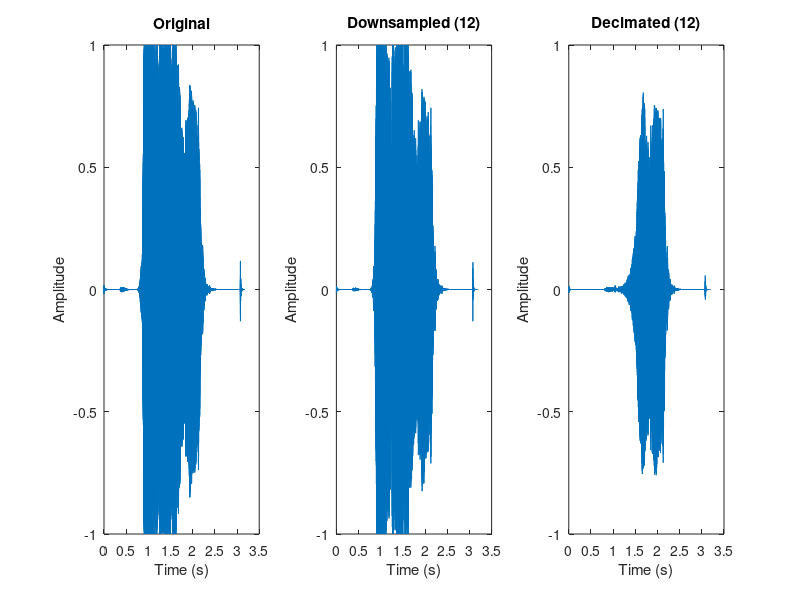

Here is the MATLAB script that generated this plot:
%%%%% ASSIGNMENT 02 (2023) - Nicole Hucke
%%%%% ALIASING %%%%%%%

%% QUESTION 1: Construct a 1.9 Hz sinusoid for a 10 s signal duration (i.e., 19 full cycles). Plot this sinusoid with an initial sample rate of 1000 Hz (i.e., N = 10,000 samples).  What is its Nyquist frequency?

A = 1; % No info on amplitude, so it's assumed
f = 1.9; % frequency in Hz
duration = 10; % duration in seconds
sps = 1000; % sample rate in Hz (sample per second - sps)
N = duration*sps; % number of samples (10,000 in this case)
t = linspace(0, duration, N); % Creates a vector of 10 (duration) evenly spaced points in the interval [0,10000].

%create sin wave
y = A*sin(2*pi*f*t);

subplot(2, 2, 1); % divide the figure into 2 rows and 2 columns and select the 1st subplot
plot(t, y);
xlabel('Time (s)');
ylabel('Amplitude');
title(sprintf('1.9 Hz Sinusoid'));

% display the Nyquist frequency
downsampled_nyquist_frequency = sps/2; % Nyquist frequency is simply half the sampling rate
disp(['Nyquist frequency: ', num2str(downsampled_nyquist_frequency), ' Hz']);

%% QUESTION 2: Downsample the sinusoid from step 1 by a factor of 50 while keeping the signal duration 10 s. (Hint… you can easily downsample by passing the notation (1:50:end) as indices to your vector. What is the new Nyquist frequency of your sample?  What is the frequency of the plotted signal?

sps2 = sps/50; % downsampled rate in Hz (sample per second - sps)
downsampled_y = y(1:50:end); % select every 50th sample
downsampled_t = t(1:50:end); % correspondingly downsample the time vector

subplot(2, 2, 2); % divide the figure into 2 rows and 2 columns and select the 2nd subplot
plot(downsampled_t, downsampled_y);
xlabel('Time (s)');
ylabel('Amplitude');
title(sprintf('Downsampled (50) 1.9 Hz Sinusoid'));

% display the Nyquist frequency
downsampled_nyquist_frequency = (sps2)/2; 
disp(['Downsampled (50) Nyquist frequency: ', num2str(downsampled_nyquist_frequency), ' Hz']);
disp('The plotted signal fequency is still 1.9 Hz');

%% QUESTION 3: Downsample the sinusoid from step 1 by a factor of 500 and plot the new data. What is new Nyquist frequency and what is the (aliased) frequency of the plotted signal (should be easy to estimate off of the graph)?

sps3 = sps/500; % sample rate in Hz (sample per second - sps)
downsampled3_y = y(1:500:end); % select every 500th sample
downsampled3_t = t(1:500:end); % correspondingly downsample the time vector

subplot(2, 2, 3); % divide the figure into 2 rows and 2 columns and select the 3rd subplot
plot(downsampled3_t, downsampled3_y);
xlabel('Time (s)');
ylabel('Amplitude');
title(sprintf('Downsampled (500) 1.9 Hz Sinusoid'));

% display the Nyquist frequency
downsampled3_nyquist_frequency = (sps3)/2; 
disp(['Downsampled (500) Nyquist frequency: ', num2str(downsampled3_nyquist_frequency), ' Hz']);
disp('The aliased signal fequency appears to be 0.1 Hz');

%% QUESTION 4: 
%Downsample the sinusoid from part 1 by a factor of 476 and plot the new data.  What is new Nyquist frequency and what is the frequency of the plotted signal?

sps4 = sps/476; % sample rate in Hz (sample per second - sps)
downsampled4_y = y(1:476:end);
downsampled4_t = t(1:476:end); 

subplot(2, 2, 4); % divide the figure into 2 rows and 2 columns and select the 4th subplot
plot(downsampled4_t, downsampled4_y);
xlabel('Time (s)');
ylabel('Amplitude');
title(sprintf('Downsampled (476) 1.9 Hz Sinusoid'));

% display the Nyquist frequency
downsampled4_nyquist_frequency = (sps4)/2; 
disp(['Downsampled (476) Nyquist frequency: ', num2str(downsampled4_nyquist_frequency), ' Hz']);
disp('The aliased signal frequency appears to be 0.2 Hz');

%% QUESTION 5: Based upon your findings in 3 and 4 derive an explicit expression for the aliased frequency as a function of Nyquist frequency and original frequency.
disp('To obtain the aliased frequency of the waves, we must apply: 2 * aliased nyquist - original frequency')

aliased_f3 = 2*downsampled3_nyquist_frequency - f;
disp(['The aliased signal frequency from question 3 is ', num2str(aliased_f3)]);

aliased_f4 = 2*downsampled4_nyquist_frequency - f;
disp(['The aliased signal frequency from question 4 is ', num2str(aliased_f4)]);

%% PART 2: demonstrates aliasing using sound wave recordings and two different methods of downsampling. 
%% QUESTION 1: Load in data file whistle.mat located at course website assignment directory. Plot the time series using an appropriate time axis (in s) and the specified sample rate. Use sound(Y,Fs) to play the sound.  What is the Nyquist frequency?

load('whistle.mat');

t = ((1:length(Y))/Fs);

close all
subplot(1, 3, 1); % divide the figure into 1 row and 3 columns and select the 1st subplot
plot(t,Y)
xlabel('Time (s)');
ylabel('Amplitude');
title(sprintf('Original'));
%sound(Y,Fs)

nyquist2 = Fs/2;
disp(['The nyquist frequency for this sound wave is: ' num2str(nyquist2)]);

%% QUESTION 2: Downsample the sound data by a factor of 12 and plot it. Again, use sound to play your downsampled file.  What is the new Nyquist frequency? Think about whether this new sample rate is high enough to adequately record a whistle sound.

Y2 = Y(1:12:end);
Fs2 = round(Fs/12); 
t2 = ((1:length(Y2))/Fs2);

subplot(1, 3, 2)
plot(t2,Y2);
xlabel('Time (s)');
ylabel('Amplitude');
title(sprintf('Downsampled (12)'));
%sound(Y2,Fs2);

nyquist2 = Fs2/2;
disp(['The nyquist frequency for this sound wave is: ' num2str(nyquist2)]);

%% QUESTION 3: Now resample the original sound file by using the MATLAB function decimate(Y,12).  Plot it on an appropriate time axis and play it at an appropriate sample rate.  Learn about MATLAB’s decimate using help decimate. 

Ydec = decimate(Y,12);

subplot(1, 3, 3)
plot(t2, Ydec)
xlabel('Time (s)');
ylabel('Amplitude');
title(sprintf('Decimated (12)'));
%sound(Ydec,Fs2);

%% QUESTION 4: Provide a short answer to explain what is going on.  
% Why are whistle sounds in 2 and 3 distorted?  
disp('They are downsampled by a factor of 12, which involves reducing the number of samples in the signal, while preserving its original frequency content')
% How is their distortion different?  
disp('By just listening, it appears that 3 somewhat follows the original tone similarly to the original, but with a higher pitch, whereas 2 has tone variations')
% Which of the signals is aliased?  
disp('The second one (downsampled (12) is the aliased one')
% What did decimate do to avoid aliasing? 
disp('It applied an anti-aliasing filter to the signal before downsampling. The anti-aliasing filter removes high-frequency components that are beyond the new Nyquist frequency (i.e., half the new sample rate) after downsampling. By removing these high-frequency components, the function helps ensure that the signal after downsampling will not contain any new, false frequencies that are created due to aliasing.')
